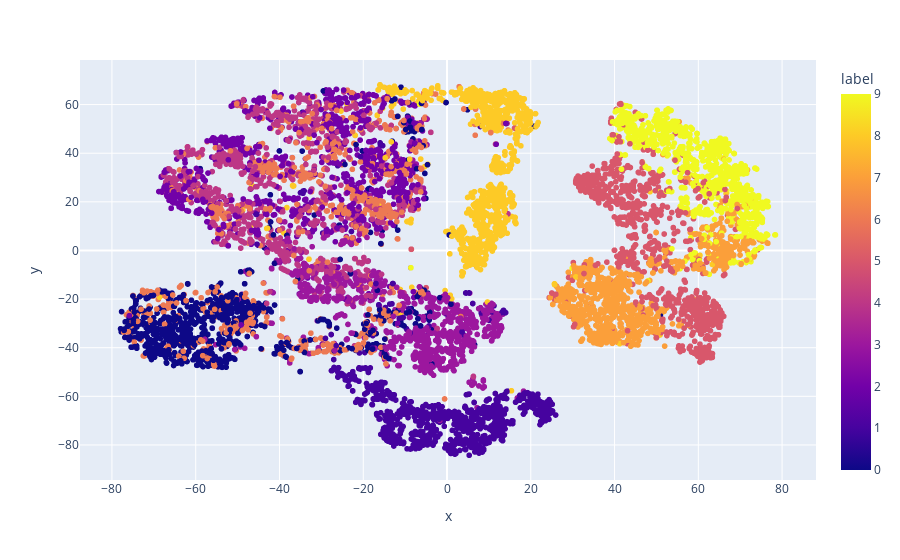

The code cell stored with this chart in its notebook:
### Code cell
tsne_model = TSNE()

transformed = tsne_model.fit_transform(features)

df = pd.DataFrame(transformed,columns=['x','y'])
df['label'] = label

fig = px.scatter(df,x='x',y='y',color='label')
fig.show()

### Figure 1 — Plotly figure (JSON) as saved in the notebook; plotly's stock layout.template omitted (floating-point values rounded to 4 significant figures; data arrays with more than 128 entries replaced by an {"elided": "..."} marker saying what was removed)
{"data": [{"hovertemplate": "x=%{x}<br>y=%{y}<br>label=%{marker.color}<extra></extra>", "legendgroup": "", "marker": {"color": {"elided": "10000 int values"}, "coloraxis": "coloraxis", "symbol": "circle"}, "mode": "markers", "name": "", "showlegend": false, "type": "scattergl", "x": {"elided": "10000 float values"}, "xaxis": "x", "y": {"elided": "10000 float values"}, "yaxis": "y"}], "layout": {"coloraxis": {"colorbar": {"title": {"text": "label"}}, "colorscale": [[0, "#0d0887"], [0.1111, "#46039f"], [0.2222, "#7201a8"], [0.3333, "#9c179e"], [0.4444, "#bd3786"], [0.5556, "#d8576b"], [0.6667, "#ed7953"], [0.7778, "#fb9f3a"], [0.8889, "#fdca26"], [1, "#f0f921"]]}, "legend": {"tracegroupgap": 0}, "margin": {"t": 60}, "xaxis": {"anchor": "y", "domain": [0, 1], "title": {"text": "x"}}, "yaxis": {"anchor": "x", "domain": [0, 1], "title": {"text": "y"}}}}
